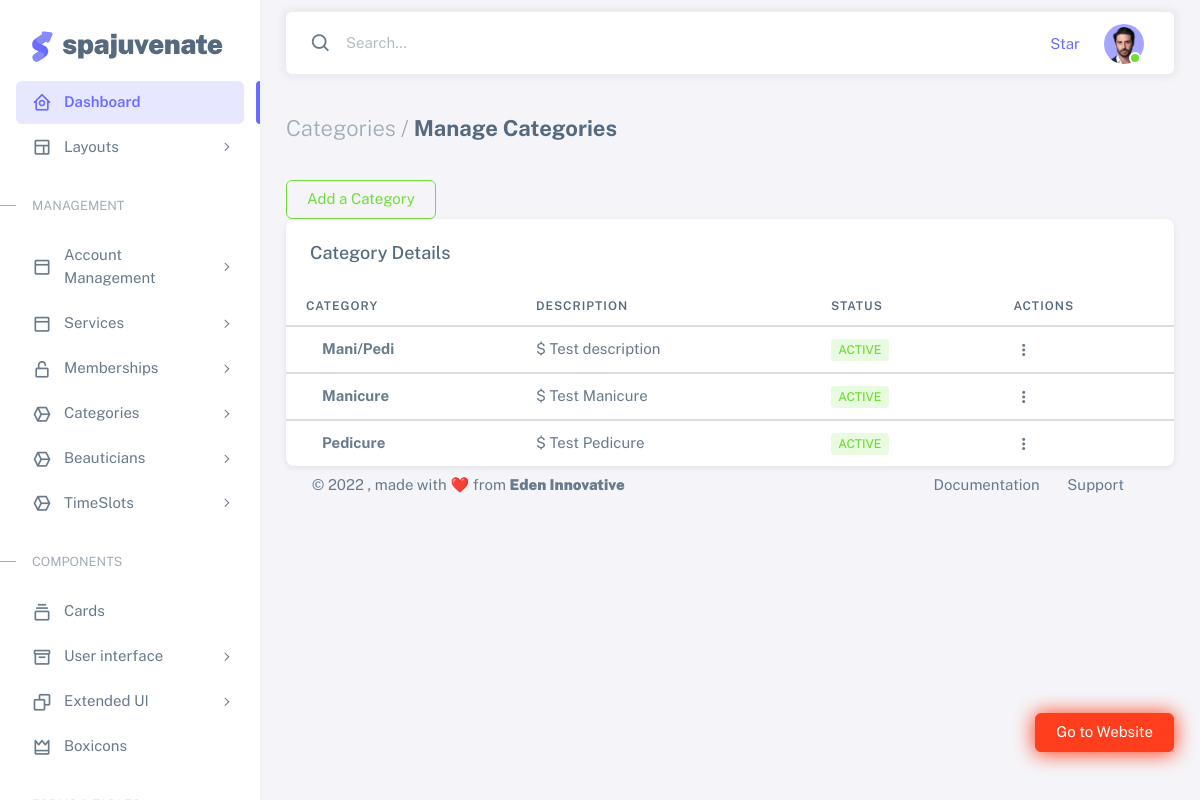
The app's page /owner/categories/manage with its own data.
### customer/models.py (models this page shows, shortened)
class Categories(models.Model):
    category_name = models.CharField(max_length=140, unique=True)
    description=models.CharField(max_length=200,null=True,blank=True)
    status=models.BooleanField(default=True)
    created_date=models.DateTimeField(auto_now_add=True,null=True)
    image=models.ImageField(upload_to="images/",null=True,blank=True)

### owner/views.py (the view)
# urls.py: path("categories/manage", views.ManageCategoriesView.as_view(), name="manage-categories"),
class ManageCategoriesView(TemplateView):
    model = Categories
    template_name = "manage-categories.html"
    def get_context_data(self, **kwargs):
        context = super().get_context_data(**kwargs)
        context["categories"] = Categories.objects.all()
        return context

### owner/templates/manage-categories.html (shortened to what this page needs)
{%extends 'base1.html'%}
{%block body %}
<div class="content-wrapper">
<div class="container-xxl flex-grow-1 container-p-y">
<h4 class="fw-bold py-3 mb-4"><span class="text-muted fw-light">Categories /</span> Manage Categories</h4>
<a href="{%url 'add-categories'%}" class="btn btn-outline-success">Add a Category</a>
{%if categories%}
<div class="card">
<h5 class="card-header">Category Details</h5>
<div class="table-responsive text-nowrap">
<table class="table">
<thead>
  <tr>
    <th>Category</th>
    <th>Description</th>
    <th>Status</th>
    <th>Actions</th>
  </tr>
</thead>
{%for category in categories%}
<tbody class="table-border-bottom-0">
  <tr>
    <td> <strong>{{category.category_name}}</strong></td>
    <td>$ {{category.description}}</td>
    <td>
      {%if category.status == True%}
      <span class="badge bg-label-success me-1">Active</span>
      {%else%}
      <span class="badge bg-label-danger me-1">In-Active</span>
      {%endif%}
    </td>
    <td>
      <div class="dropdown">
        <button type="button" class="btn p-0 dropdown-toggle hide-arrow" data-bs-toggle="dropdown">
          <i class="bx bx-dots-vertical-rounded"></i>
        </button>
      </div>
    </td>
  </tr>
  {%endfor%}
</tbody>
</table>
</div>
</div>
{%endif%}
{%endblock%}

### records on screen
Categories: category_name "Mani/Pedi", description "Test description", status "ACTIVE"
Categories: category_name "Manicure", description "Test Manicure", status "ACTIVE"
Categories: category_name "Pedicure", description "Test Pedicure", status "ACTIVE"
